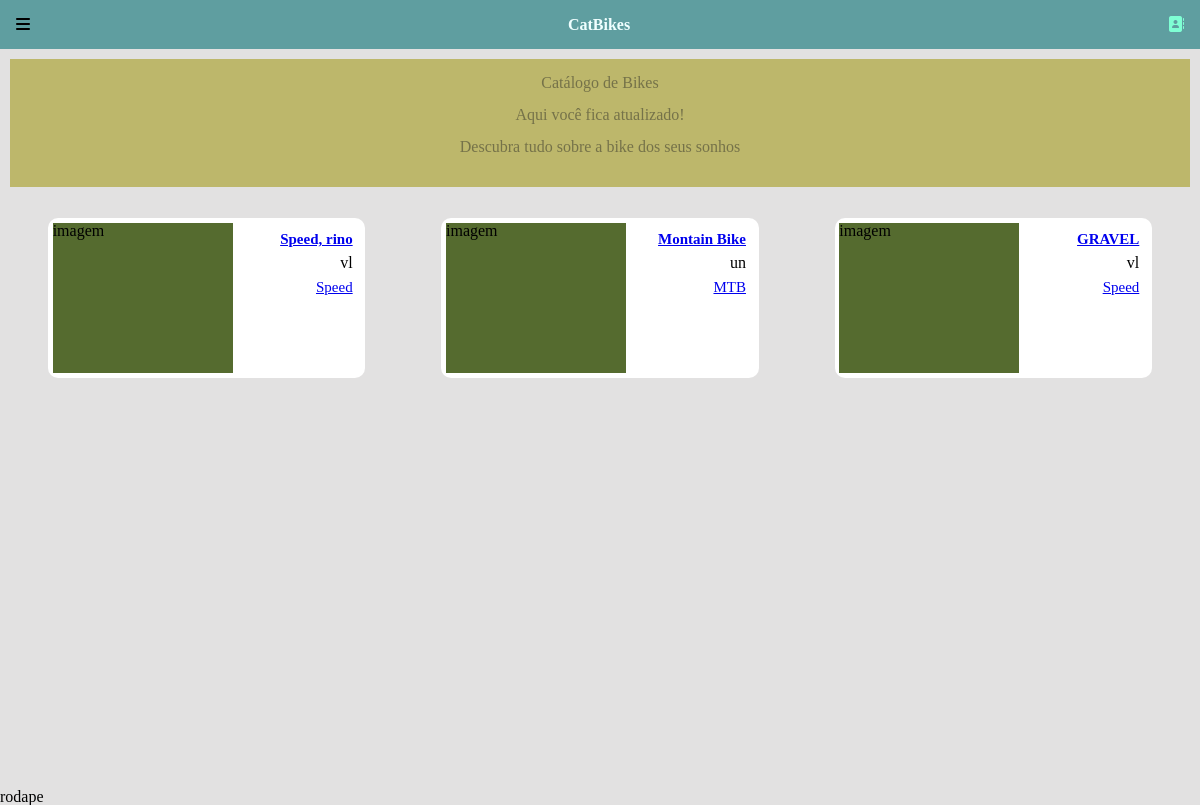
Before: / with the older database file.
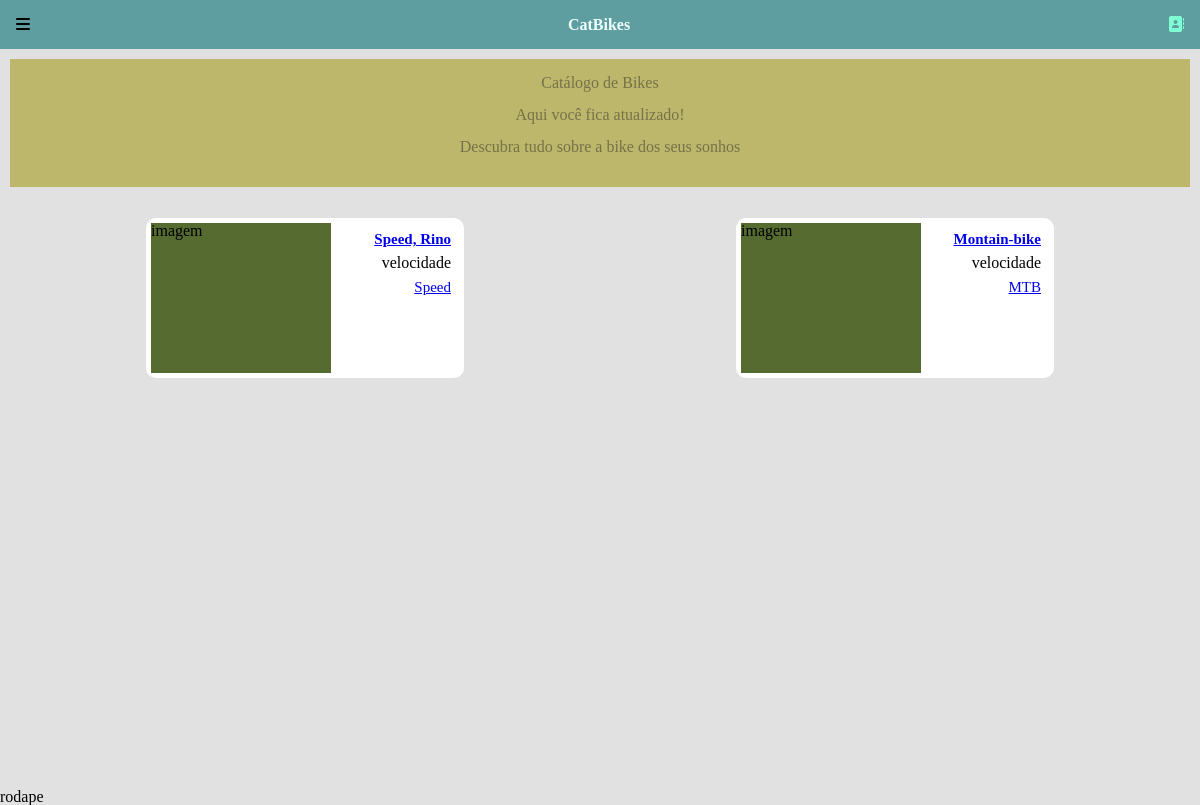
After: the same page with the newer database file.
### catalogo/models.py (models this page shows, shortened)
class Peca(models.Model):
    index = models.BigAutoField(primary_key=True)
    nome = models.CharField(max_length=30, null=False)
    descricao = models.TextField()
    relacao = models.CharField( choices= (('velocidade','velocidade'), ('unica','unica')), max_length=250, null=False)
    modalidade = models.ForeignKey(Modadalidade, on_delete = models.CASCADE)

class Modadalidade(models.Model):
    index = models.BigAutoField(primary_key=True)
    nome = models.CharField(max_length=30, null=False)
    def __str__(self):
        return self.nome

### catalogo/views/lista_peca.py (the view)
# urls.py: path('', lista_peca, name='lista_peca'),
def lista_peca(request):
    peca = Peca.objects.all()
    context = {
        'lista_peca': peca
    }
    return render(request, 'peca/lista_peca.html', context = context)

### templates/peca/lista_peca.html
{% extends 'index.html' %}
{% block content %}
    <div class="container__cards">
        <section class="banner">
            <h2 class="titulo_banner">
                Catálogo de Bikes
            </h2>
            <p class="banner_texto">
                Aqui você fica atualizado!
            </p>
            <p class="texto"> Descubra tudo sobre a bike dos seus sonhos</p>
        </section>
        <div class="container_card">
            {% for lista in lista_peca %}
                <div class="card">
                    <h2 class="img_card">imagem</h2>
                    <ul class="lista">
                        <li class="item_lista"><a href=" informacao/{{lista.index}}" class="lista_nome">{{ lista.nome }}</a></li>
                        <li class="item_lista"><p class="lista_descricao">{{ lista.relacao }}</p></li>
                        <li class="item_lista"><a href="#" class="lista_modalidade">{{ lista.modalidade }}</a></li>
                    </ul>
                </div>
            {% endfor %}
        </div>
    </div>
{% endblock %}

### templates/index.html
<!DOCTYPE html>
<html lang="pt-br">
{% include 'base/head.html' %}
<body>
    {% include 'base/header.html' %}
    <main>
        {% block content %}{% endblock %}
    </main>
    {% include 'base/rodape.html' %}
</body>
</html>

### templates/base/head.html (shortened to what this page needs)
{% load static %}
<head>
    <link rel="stylesheet" href="https://cdnjs.cloudflare.com/ajax/libs/font-awesome/6.5.2/css/fontawesome.min.css" />
    <link rel="stylesheet" href="https://cdnjs.cloudflare.com/ajax/libs/font-awesome/6.5.2/css/brands.min.css" />
    <link rel="stylesheet" href="https://cdnjs.cloudflare.com/ajax/libs/font-awesome/6.5.2/css/solid.min.css" />
    <link rel="stylesheet" href="{% static 'css/style.css' %}">
</head>

### templates/base/header.html (shortened to what this page needs)
<header class="cabecalho">
    <div class="container">
        <label for="menu" class="menu_container">
            <span class="icone_menu"><i class="fa-solid fa-bars"></i></span>
        </label>
    </div>
    <div class="container_titulo">
        <h1 class="titulo"> <a href="{% url 'lista_peca' %}" class="titulo_header">CatBikes</a></h1>
    </div>
    <div class="container_user">
        <a href="#" class="user_link"><i class="fa-solid fa-address-book"></i></a>
    </div>
</header>

### templates/base/rodape.html
<footer>
    <h3>rodape</h3>
</footer>

### static/css/style.css (style rules this page uses)
:root { --preto: black; --cinza-claro: rgb(226, 225, 225); --dark-am: rgb(117, 114, 73); }
body { width: 100%; padding: auto; margin: auto; background-color: var(--cinza-claro); }

### static/css/base/cabecalho.css (style rules this page uses)
.cabecalho { background-color: cadetblue; display: flex; align-items: center; justify-content: space-between; position: relative; padding: 1em 1em; }
.titulo_header { text-decoration: none; font-weight: 900; color: azure; }
.user_link { color:aquamarine; }

### static/css/base/banner.css (style rules this page uses)
.banner { background-color: darkkhaki; margin: auto; padding: 1em; color: var(--dark-am); text-align: center; }
.titulo_banner { padding-bottom: 1em; }
.banner_texto { padding-bottom: 1em; }
.texto { padding-bottom: 1em; }

### static/css/base/main.css (style rules this page uses)
.container__cards { padding: 10px; height: 90vh; }
.container_card { margin: 15px auto; display: flex; justify-content: space-around; flex-wrap: wrap; }
.card { display: flex; justify-content: center; background-color: white; margin: 1em 0; padding: 0.3em; border-radius: 10px; }
.img_card { width: 180px; height: 150px; margin-right: 0.5em; background-color: darkolivegreen; }
.lista { display: block; width: 120px; text-align: end; }
.lista_nome { font-size: 15px; font-weight: 700; }
.lista_modalidade { font-size: 15px; font-weight: 400; }
.item_lista { margin: 0.5em; }

Changed rows visible on the page:
removed Peca: nome "Speed, rino", relacao "vl", modalidade "Speed"
removed Peca: nome "Montain Bike", relacao "un", modalidade "MTB"
removed Peca: nome "GRAVEL", relacao "vl", modalidade "Speed"
added Peca: nome "Speed, Rino", relacao "velocidade", modalidade "Speed"
added Peca: nome "Montain-bike", relacao "velocidade", modalidade "MTB"
